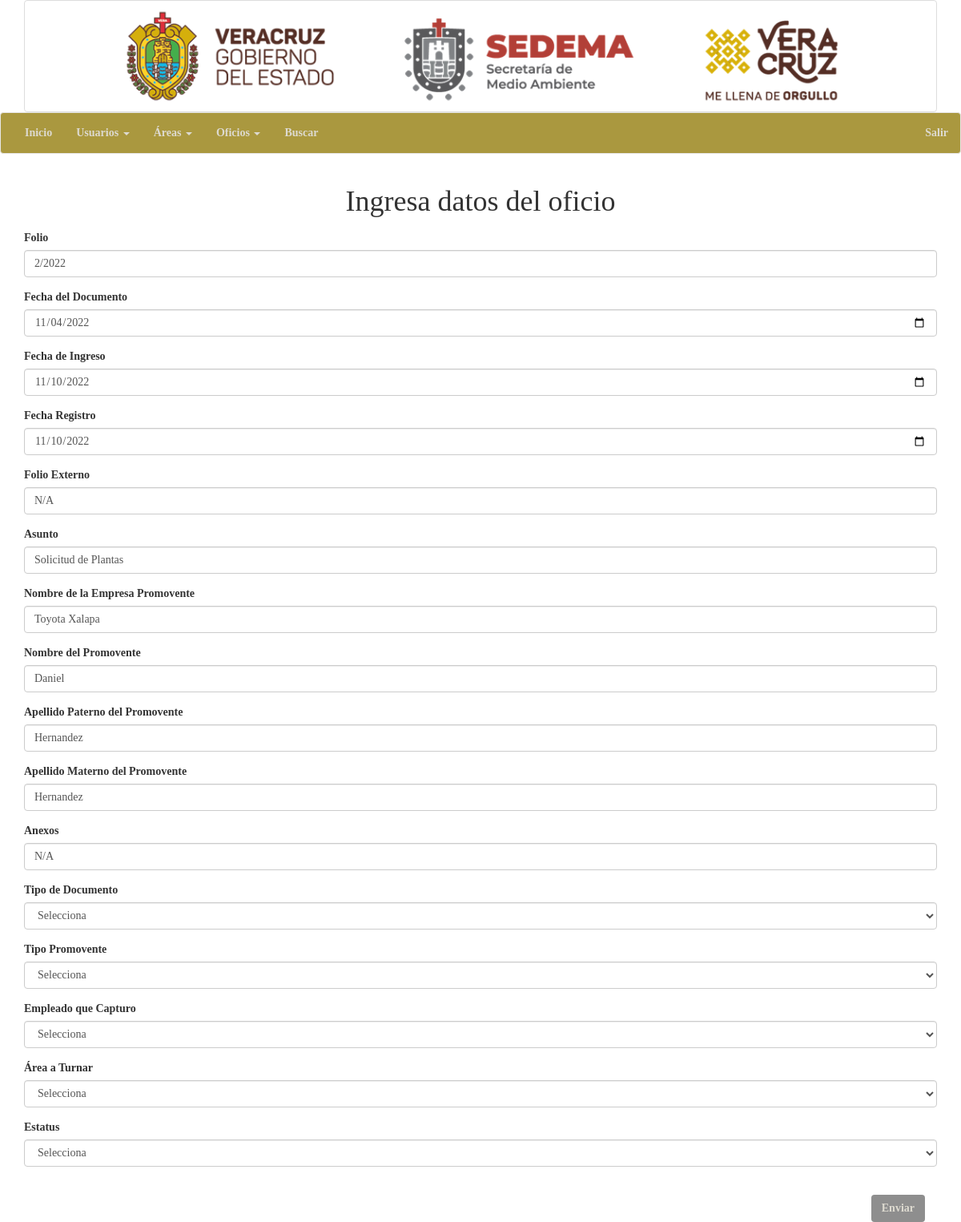
The app's page /modificarOficio.php?idOficio=5 with its own data.
### tables this page shows
CREATE TABLE `oficio` (
  `idOficio` int(11) NOT NULL,
  `folioOficio` varchar(150) NOT NULL,
  `fechaOficio` date NOT NULL,
  `fechaIngresoOficio` date NOT NULL,
  `fechaRegistroOficio` date NOT NULL,
  `folioOficioExterno` varchar(150) NOT NULL,
  `asuntoOficio` varchar(250) NOT NULL,
  `nombreEmpresa` varchar(150) NOT NULL,
  `nombrePromovente` varchar(150) NOT NULL,
  `apellidoPaternoPromovente` varchar(150) NOT NULL,
  `apellidoMaternoPromovente` varchar(150) NOT NULL,
  `anexoOficio` varchar(150) NOT NULL,
  `idTipoDocumento` int(11) NOT NULL,
  `idTipoPromovente` int(11) NOT NULL,
  `idEmpleado` int(11) NOT NULL,
  `idArea` int(11) NOT NULL,
  `idEstatus` int(11) NOT NULL
);

### modificarOficio.php (the view, shortened to what this page needs)
<?php
include ("conn.php");
include ("header.php");
include ("nav_sesionAdmin.php");
include ("footer.php");
?>
<?php
$idOficio = $_GET["idOficio"];
$stmt = $conn->prepare("SELECT * FROM oficio WHERE idOficio = ?;");
$stmt->execute([$idOficio]);
$oficio = $stmt->fetch(PDO::FETCH_OBJ);
?>
<div class="container">
	<div class="card">
		<form action="updateOficio.php" method="post">
			<div align="center">
				<h1>Ingresa datos del oficio</h1>
			</div>
			<div class="form-group">
				<label for="validation01">Folio</label>
				<input name="folioOficio" type="text" class="form-control is-valid" id="validation01" placeholder="Folio" pattern="[A-Za-z0-9/-]+" value="<?php echo $oficio->folioOficio; ?>" required>
			</div>
			<div class="form-group">
				<label for="validation02">Fecha del Documento</label>
				<input name="fechaOficio" type="date" class="form-control is-valid" id="validation02" placeholder="Fecha del Documento" value="<?php echo $oficio->fechaOficio; ?>" required>
			</div>
			<div class="form-group">
				<label for="validation03">Fecha de Ingreso</label>
				<input name="fechaIngresoOficio" type="date" class="form-control is-valid" id="validation03" placeholder="Fecha de Ingreso" value="<?php echo $oficio->fechaIngresoOficio; ?>" required>
			</div>
			<div class="form-group">
				<label for="validation04">Fecha Registro</label>
				<input name="fechaRegistroOficio" type="date" class="form-control is-valid" id="validation04" placeholder="Fecha Registro Oficio" value="<?php echo $oficio->fechaRegistroOficio; ?>" required>
			</div>
			<div class="form-group">
				<label for="validation05">Folio Externo</label>
				<input name="folioOficioExterno" type="text" class="form-control is-valid" id="validation05" placeholder="Folio Externo" pattern="[A-Za-z0-9/- x0Bf]+" value="<?php echo $oficio->folioOficioExterno; ?>" required>
			</div>
			<div class="form-group">
				<label for="validation06">Asunto</label>
				<input name="asuntoOficio" type="text" class="form-control is-valid" id="validation06" placeholder="Asunto" pattern="[A-Za-z x0Bf]+" value="<?php echo $oficio->asuntoOficio; ?>" required>
			</div>
			<div class="form-group">
				<label for="validation07">Nombre de la Empresa Promovente</label>
				<input name="nombreEmpresa" type="text" class="form-control is-valid" id="validation07" placeholder="Nombre de la Empresa Promovente" pattern="[A-Za-z x0Bf]+" value="<?php echo $oficio->nombreEmpresa; ?>" required>
			</div>
			<div class="form-group">
				<label for="validation08">Nombre del Promovente</label>
				<input name="nombrePromovente" type="text" class="form-control is-valid" id="validation08" placeholder="Nombre del Promovente" pattern="[A-Za-z x0Bf]+" value="<?php echo $oficio->nombrePromovente; ?>" required>
			</div>
			<div class="form-group">
				<label for="validation09">Apellido Paterno del Promovente</label>
				<input name="apellidoPaternoPromovente" type="text" class="form-control is-valid" id="validation09" placeholder="Apellido Paterno del Promovente" pattern="[A-Za-z x0Bf]+" value="<?php echo $oficio->apellidoPaternoPromovente; ?>" required>
			</div>
			<div class="form-group">
				<label for="validation10">Apellido Materno del Promovente</label>
				<input name="apellidoMaternoPromovente" type="text" class="form-control is-valid" id="validation10" placeholder="Apellido Materno del Promovente" pattern="[A-Za-z x0Bf]+" value="<?php echo $oficio->apellidoMaternoPromovente; ?>" required>
			</div>
			<div class="form-group">
				<label for="validation11">Anexos</label>
				<input name="anexoOficio" type="text" class="form-control is-valid" id="validation11" pattern="[A-Za-z x0Bf]+" placeholder="Anexos" value="<?php echo $oficio->anexoOficio; ?>" required>
			</div>
			<div class="form-group">
				<label for="validation12">Tipo de Documento</label>
				<select name="idTipoDocumento" id="validation12" class="form-control">
					<option value="">Selecciona</option>
				</select>
			</div>
			<div class="form-group">
				<label for="validation13">Tipo Promovente</label>
				<select name="idTipoPromovente" id="validation13" class="form-control">
					<option value="">Selecciona</option>
				</select>
			</div>
			<div class="form-group">
				<label for="validation15">Empleado que Capturo</label>
				<select name="idEmpleado" id="validation15" class="form-control">
					<option value="">Selecciona</option>
				</select>
			</div>
			<div class="form-group">
				<label for="validation15">Área a Turnar</label>
				<select name="idArea" id="validation15" class="form-control">
					<option value="">Selecciona</option>
				</select>
			</div>
			<div class="form-group">
				<label for="validation16">Estatus</label>
				<select name="idEstatus" id="validation16" class="form-control">
					<option value="">Selecciona</option>
				</select>
			</div>
			<div class="form-group">
				<div class="col-sm-12" align="right">
					<br>
					<button name="btnEnviar" type="submit" class="btn">Enviar</button>
				</div>
			</div>
		</form>
	</div>
</div>

### CO.css (style rules this page uses)
body { font-family: verdana; }
button { background-color: #8e8e8e; color: #DDDAD0; font-weight: bold !important; }

### records on screen
oficio: folioOficio "2/2022", fechaOficio "11/04/2022", fechaIngresoOficio "11/10/2022", fechaRegistroOficio "11/10/2022", folioOficioExterno "N/A", asuntoOficio "Solicitud de Plantas", nombreEmpresa "Toyota Xalapa", nombrePromovente "Daniel", apellidoPaternoPromovente "Hernandez", apellidoMaternoPromovente "Hernandez", anexoOficio "N/A"
